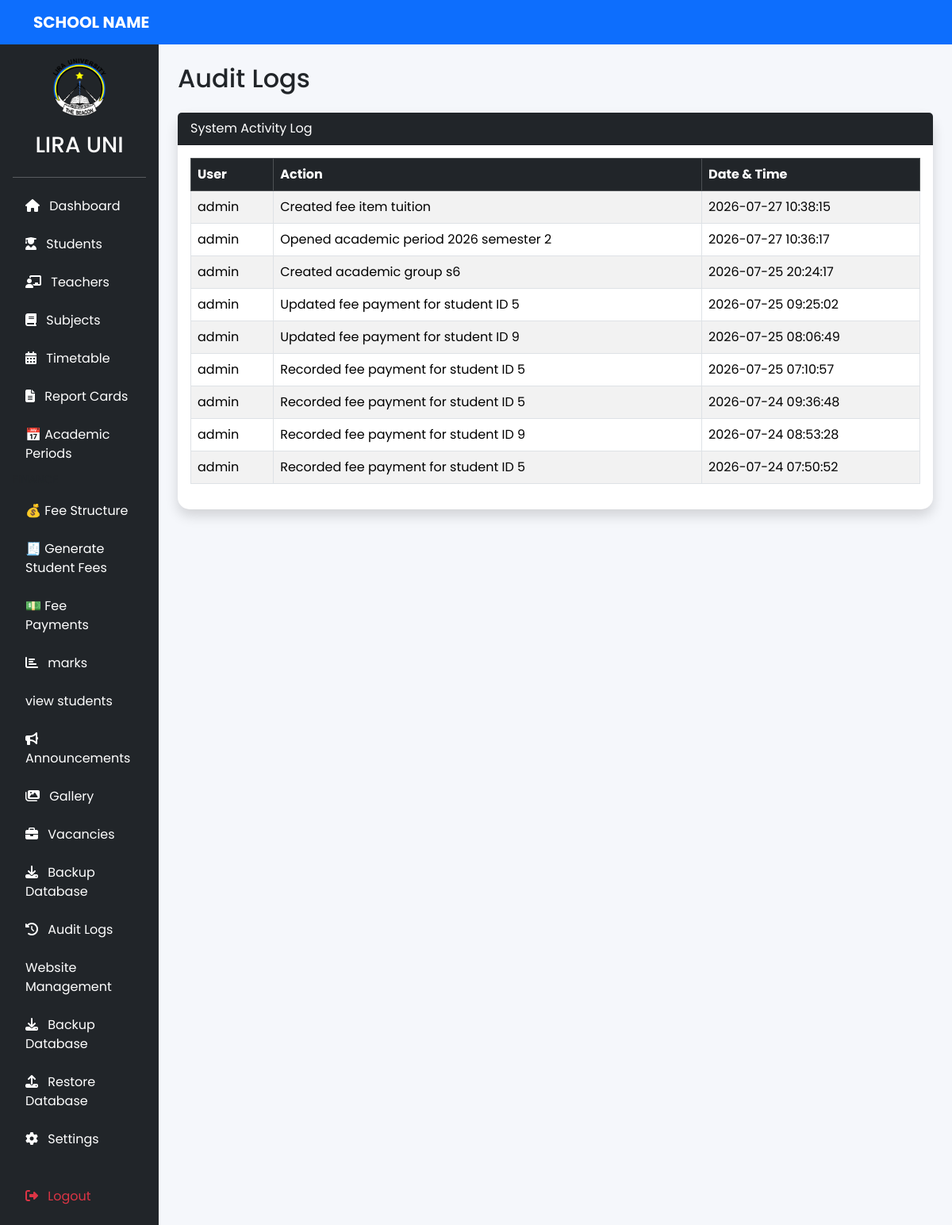
/admin/audit_logs.php (signed in), run on the app's committed database.
### tables this page shows
CREATE TABLE `school_settings` (
  `id` int(11) NOT NULL,
  `school_name` varchar(255) DEFAULT NULL,
  `motto` varchar(255) DEFAULT NULL,
  `address` varchar(255) DEFAULT NULL,
  `phone` varchar(50) DEFAULT NULL,
  `email` varchar(100) DEFAULT NULL,
  `logo` varchar(255) DEFAULT NULL,
  `theme` varchar(50) DEFAULT 'modern',
  `primary_color` varchar(20) DEFAULT '#0d6efd',
  `secondary_color` varchar(20) DEFAULT '#198754',
  `accent_color` varchar(20) DEFAULT '#ffc107',
  `font_family` varchar(100) DEFAULT 'Arial'
);

CREATE TABLE `audit_logs` (
  `log_id` int(11) NOT NULL,
  `user_id` int(11) DEFAULT NULL,
  `action` text DEFAULT NULL,
  `created_at` timestamp NOT NULL DEFAULT current_timestamp()
);

CREATE TABLE `users` (
  `user_id` int(11) NOT NULL,
  `username` varchar(50) DEFAULT NULL,
  `password` varchar(255) DEFAULT NULL,
  `role` varchar(20) DEFAULT NULL,
  `failed_attempts` int(11) DEFAULT 0,
  `locked_until` datetime DEFAULT NULL
);

### includes/functions.php (called while the page is built, shortened)
<?php
function e($value)
{
    return htmlspecialchars((string) $value, ENT_QUOTES, 'UTF-8');
}
?>

### admin/audit_logs.php (the view, shortened to what this page needs)
<?php
include '../includes/functions.php';
include '../includes/header.php';
include '../includes/navbar.php';
?>
<div class="container-fluid">
    <div class="row">
        <?php include '../includes/admin_sidebar.php'; ?>
        <div class="col-md-10 p-4">
            <h2 class="mb-4">
                Audit Logs
            </h2>
            <div class="card shadow">
                <div class="card-header bg-dark text-white">
                    System Activity Log
                </div>
                <div class="card-body">
                    <table class="table table-bordered table-striped">
                        <thead class="table-dark">
                            <tr>
                                <th>User</th>
                                <th>Action</th>
                                <th>Date & Time</th>
                            </tr>
                        </thead>
                        <tbody>
                        <?php
                        $logs = mysqli_query(
                            $conn,
                            "SELECT
                                audit_logs.*,
                                users.username
                             FROM audit_logs
                             LEFT JOIN users
                             ON audit_logs.user_id = users.user_id
                             ORDER BY audit_logs.created_at DESC"
                        );
                        while($log = mysqli_fetch_assoc($logs)){
                        ?>
                        <tr>
                            <td>
                                <?= e($log['username'] ?? 'Unknown User'); ?>
                            </td>
                            <td>
                                <?= e($log['action']); ?>
                            </td>
                            <td>
                                <?= e($log['created_at']); ?>
                            </td>
                        </tr>
                        <?php } ?>
                        </tbody>
                    </table>
                </div>
            </div>
        </div>
    </div>
</div>
<?php include '../includes/footer.php'; ?>

### includes/admin_sidebar.php (shortened to what this page needs)
<div class="col-md-2 bg-dark text-white min-vh-100 p-0">
    <div class="p-3">
     <?php
$school_query = mysqli_query(
    $conn,
    "SELECT school_name, logo
     FROM school_settings
     LIMIT 1"
);
$school = mysqli_fetch_assoc($school_query);
?>
<?php if(!empty($school['logo'])): ?>
    <div class="text-center mb-3">
        <img
       src="../uploads/logos/<?= e($school['logo']); ?>"
    width="80"
    class="img-fluid rounded-circle"
>
    </div>
<?php endif; ?>
<h3 class="text-center mb-4">
    <?= e($school['school_name'] ?? 'School ERP'); ?>
</h3>
        <hr class="bg-light">
        <ul class="nav flex-column">
            <li class="nav-item mb-2">
                <a href="../admin/dashboard.php" class="nav-link text-white">
                    <i class="fas fa-home me-2"></i>
                    Dashboard
                </a>
            </li>
            <li class="nav-item mb-2">
                <a href="../admin/students.php" class="nav-link text-white">
                    <i class="fas fa-user-graduate me-2"></i>
                    Students
                </a>
            </li>
            <li class="nav-item mb-2">
                <a href="../admin/teachers.php" class="nav-link text-white">
                    <i class="fas fa-chalkboard-teacher me-2"></i>
                    Teachers
                </a>
            </li>
            <li class="nav-item mb-2">
                <a href="../admin/subjects.php" class="nav-link text-white">
                    <i class="fas fa-book me-2"></i>
                    Subjects
                </a>
            </li>
            <li class="nav-item mb-2">
                <a href="../admin/timetables.php" class="nav-link text-white">
                    <i class="fas fa-calendar-alt me-2"></i>
                    Timetable
                </a>
            </li>
            <li class="nav-item mb-2">
               <a href="../admin/report_cards.php"  class="nav-link text-white">
                    <i class="fas fa-file-alt me-2"></i>
                    Report Cards
                </a>
            </li>
        <li class="nav-item">
        <a href="academic_periods.php" class="nav-link text-white">
        📅 Academic Periods
        </a>
</li>
<li class="nav-item mb-2">
    <span class="text-muted small">
    </span>
</li>
<li class="nav-item mb-2">
<a href="fee_structure.php" class="nav-link text-white">
💰 Fee Structure
</a>
</li>
<li class="nav-item mb-2">
<a href="generate_student_fees.php" class="nav-link text-white">
🧾 Generate Student Fees
</a>
</li>
<li class="nav-item mb-2">
<a href="fee_payments.php" class="nav-link text-white">
💵 Fee Payments
</a>
</li>
            <li class="nav-item mb-2">
                <a href="../admin/marks.php" class="nav-link text-white">
                    <i class="fas fa-chart-bar me-2"></i>
                    marks
                </a>
            </li>
            <li  class="nav-item mb-2">
             <a href="../admin/view_students.php"  class="nav-link text-white">
                 view students
             </a>
             </li>
              <li class="nav-item mb-2">
            <a href="../admin/announcements.php" class="nav-link text-white">
                   <i class="fas fa-bullhorn me-2"></i>
                 Announcements
                </a>
               </li>
               <li class="nav-item mb-2">
       <a href="../admin/gallery.php" class="nav-link text-white">
        <i class="fas fa-images me-2"></i>
        Gallery
       </a>
       </li>
           <li class="nav-item mb-2">
    <a href="../admin/vacancies.php" class="nav-link text-white">
        <i class="fas fa-briefcase me-2"></i>
        Vacancies
    </a>
</li>
       <li class="nav-item mb-2">
    <a href="../admin/backup.php" class="nav-link text-white">
        <i class="fas fa-download me-2"></i>
        Backup Database
    </a>
</li>
         <li class="nav-item mb-2">
    <a href="../admin/audit_logs.php" class="nav-link text-white">
        <i class="fas fa-history me-2"></i>
        Audit Logs
    </a>
</li>
<li  class="nav-item mb-2">
<a href="website/index.php"  class="nav-link text-white">
    Website Management
</a>
</li>
<li class="nav-item mb-2">
    <a href="../admin/backup.php" class="nav-link text-white">
        <i class="fas fa-download me-2"></i>
        Backup Database
    </a>
</li>
    <li class="nav-item mb-2">
    <a href="../admin/restore.php" class="nav-link text-white">
        <i class="fas fa-upload me-2"></i>
        Restore Database
    </a>
</li>
            <li class="nav-item mb-2">
                <a href="../admin/settings.php" class="nav-link text-white">
                    <i class="fas fa-cog me-2"></i>
                    Settings
                </a>
            </li>
            <li class="nav-item mt-4">
                <a href="<?= BASE_URL ?>logout.php" class="nav-link text-danger">
                    <i class="fas fa-sign-out-alt me-2"></i>
                    Logout
                </a>
            </li>
        </ul>
    </div>
</div>

### assets/css/style.css (style rules this page uses)
* { margin:0; padding:0; box-sizing:border-box; }
body { font-family:'Poppins',sans-serif; background:#f4f6f9; }
.card { border:none; border-radius:15px; box-shadow:0 5px 20px rgba(0,0,0,.08); }
.table { background:white; }
img { max-width:100%; }
a { text-decoration:none; }
.card { transition:.3s; }
body { background:#f5f7fb; }

### data on the page
school_settings: logo (picture), school_name "LIRA UNI"
audit_logs: user.username "admin", action "Created fee item tuition", created_at "2026-07-27 10:38:15"
audit_logs: user.username "admin", action "Opened academic period 2026 semester 2", created_at "2026-07-27 10:36:17"
audit_logs: user.username "admin", action "Created academic group s6", created_at "2026-07-25 20:24:17"
audit_logs: user.username "admin", action "Updated fee payment for student ID 5", created_at "2026-07-25 09:25:02"
audit_logs: user.username "admin", action "Updated fee payment for student ID 9", created_at "2026-07-25 08:06:49"
audit_logs: user.username "admin", action "Recorded fee payment for student ID 5", created_at "2026-07-25 07:10:57"
audit_logs: user.username "admin", action "Recorded fee payment for student ID 5", created_at "2026-07-24 09:36:48"
audit_logs: user.username "admin", action "Recorded fee payment for student ID 9", created_at "2026-07-24 08:53:28"
audit_logs: user.username "admin", action "Recorded fee payment for student ID 5", created_at "2026-07-24 07:50:52"
